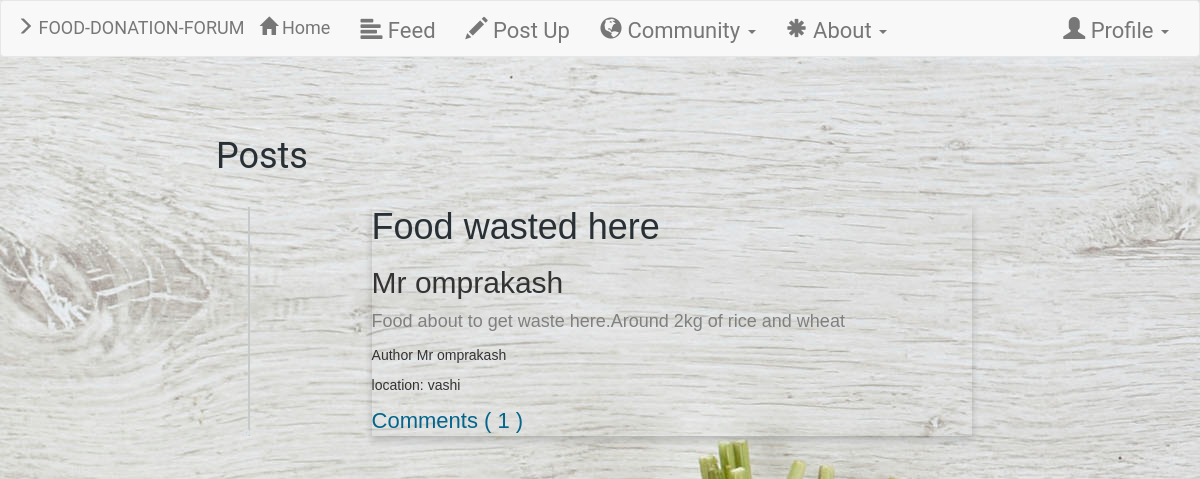
The app's page /posts/, older data.
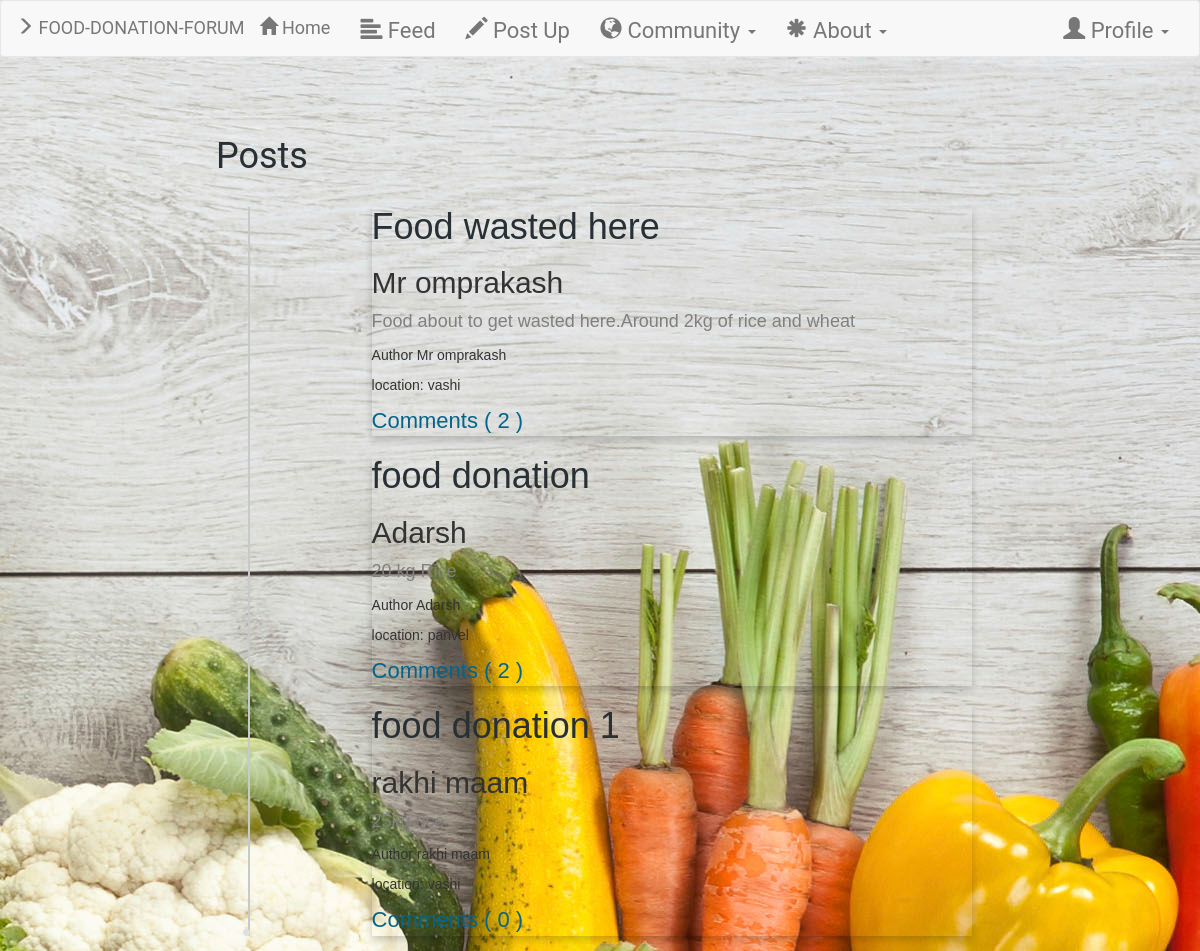
The same page, newer data.
### Devs/models.py (models this page shows, shortened)
class post(models.Model):
    title = models.CharField(max_length=250,null=True, blank=True)
    location = models.CharField(max_length=250)
    Address =  models.CharField(max_length=250)
    content = models.CharField(max_length=1000)
    user = models.ForeignKey(User,null=True, blank=True)
    author = models.CharField(max_length=250,null=True, blank=True)
    date=models.DateTimeField(auto_now=True)

### Devs/views.py (the view)
# urls.py: url(r'^posts/$',views.posts.as_view(),name='posts'),
class posts(generic.ListView):
    template_name='posts.html'
    context_object_name='all_post'
    def get_queryset(self):
        return post.objects.all()

### templates/posts.html (shortened to what this page needs)
{% extends 'base.html' %}
{% block body %}
<link rel="stylesheet" href="Devs/style2.css">
<div class="container">
<link href="https://maxcdn.bootstrapcdn.com/font-awesome/4.6.3/css/font-awesome.min.css" rel="stylesheet">
	<div class="row">
    <div class="comments-container">
		<h1>Posts</h1>
		<ul id="comments-list" class="comments-list">
<ul>
  {% for post in all_post %}
<div class="card">
  <h1>{{post.title}}</h1>
	<h2 >{{post.author}}</h2>
  <p class="title">{{post.content}}</p>
  <p>Author {{post.author}}</p>
  <p>location: {{post.location}}</p>
  <p> <a href="{% url 'Devs:postdetail' post.id %}">Comments ( {{post.comment_set.count}} )</a></p>
</div>
{% endfor %}
</ul>
{% endblock %}

### templates/base.html (shortened to what this page needs)
<!DOCTYPE html>
<html>
<link rel="stylesheet" href="https://cdnjs.cloudflare.com/ajax/libs/font-awesome/4.7.0/css/font-awesome.min.css">
{% load staticfiles %}
<link rel="stylesheet" type="text/css" href="{% static 'Devs/style.css' %}" />
<link rel="stylesheet" href="https://maxcdn.bootstrapcdn.com/bootstrap/3.3.7/css/bootstrap.min.css">
<head>
</head>
<body>
  <nav class="navbar navbar-default">
    <div class="container-fluid">
      <div class="navbar-header">
        <a class="navbar-brand" href="{% url 'Devs:home' %}" ><span class="glyphicon glyphicon-menu-right" aria-hidden="true"></span>   FOOD-DONATION-FORUM </a>
      </div>
      <div class="collapse navbar-collapse" id="bs-example-navbar-collapse-1">
      <ul class="nav navbar-nav">
        <li><a class="navbar-brand" href="{% url 'Devs:home' %}" ><span class="glyphicon glyphicon-home" aria-hidden="true"></span>   Home </a></li>
        <li><a href="{% url 'Devs:posts' %}"><span class="glyphicon glyphicon-align-left" aria-hidden="true"></span>   Feed </a></li>
        <li><a href="{% url 'Devs:postcreate' %}"><span class="glyphicon glyphicon-pencil" aria-hidden="true"></span>   Post Up</a></li>
        <li class="dropdown">
          <a href="#" class="dropdown-toggle" data-toggle="dropdown" role="button" aria-haspopup="true" aria-expanded="false"><span class="glyphicon glyphicon-globe" aria-hidden="true"></span>     Community <span class="caret"></span></a>
        </li>
        <li class="dropdown">
          <a href="#" class="dropdown-toggle" data-toggle="dropdown" role="button" aria-haspopup="true" aria-expanded="false"><span class="glyphicon glyphicon-asterisk" aria-hidden="true"></span>   About <span class="caret"></span></a>
        </li>
      </ul>
      <ul class="nav navbar-nav navbar-right">
        <li class="dropdown">
          <a  data-toggle="dropdown" role="button" aria-haspopup="true" aria-expanded="false"><span class="glyphicon glyphicon-user" aria-hidden="true"></span>   Profile <span class="caret"></span></a>
        </li>
      </ul>
    </div>
  </nav>
{% block body %}
{% endblock %}
</body>
</html>

### Devs/static/Devs/style.css (style rules this page uses)
body { background : white url("images/background.jpg"); }

### Devs/static/Devs/style2.css (style rules this page uses)
a { color: #03658c; text-decoration: none; }
ul { list-style-type: none; }
body { font-family: 'Roboto', Arial, Helvetica, Sans-serif, Verdana; }
.comments-container { margin: 60px auto 15px; width: 768px; }
.comments-container h1 { font-size: 36px; color: #283035; font-weight: 400; }
.comments-list { margin-top: 30px; position: relative; }
.comments-list:before { content: ''; width: 2px; height: 100%; background: #c7cacb; position: absolute; left: 32px; top: 0; }
.comments-list:after { content: ''; position: absolute; background: #c7cacb; bottom: 0; left: 27px; width: 7px; height: 7px; border: 3px solid #dee1e3; -webkit-border-radius: 50%; -moz-border-radius: 50%; border-radius: 50%; }

### templates/base.html (style rules this page uses)
.card { box-shadow: 0 4px 8px 0 rgba(0, 0, 0, 0.2); max-width: 600px; margin-left: 2cm; text-align: left; font-family: arial; }
.title { color: grey; font-size: 18px; }
a { text-decoration: none; font-size: 22px; color: black; }

Row changes from the older to the newer data that the page shows:
changed post "Food wasted here": content "Food about to get waste here.Around 2kg of rice and wheat" → "Food about to get wasted here.Around 2kg of rice and wheat"; comment_set.count "1" → "2"
added post: title "food donation", author "Adarsh", content "20 kg Rice", location "panvel", comment_set.count "2"
added post: title "food donation 1", author "rakhi maam", content "25kg rice", location "vashi", comment_set.count "0"
